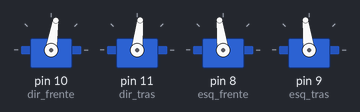
Simulated run of this sketch. Board: Arduino Uno, built with avr-gcc and run on an emulated ATmega328P. Shown: 4 × servo.

Above: at 0.05 s.
At 2.55 s:
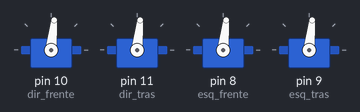
At 5.0 s:
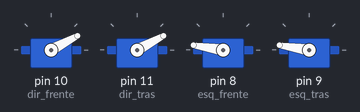
At 10.0 s:
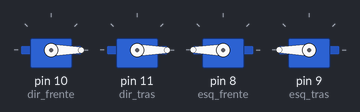
At 15.0 s:
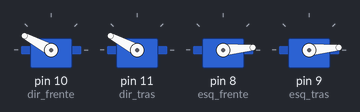
At 20.0 s:
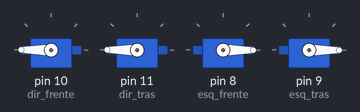
Timing chart, 0 to 23.0 s (numbered marks = the images above):
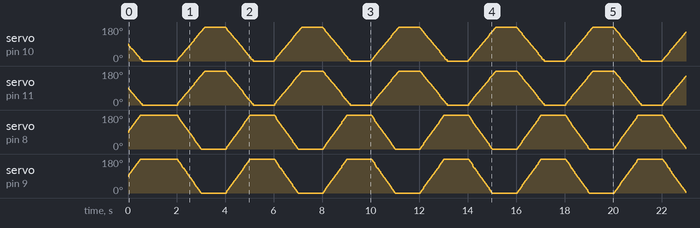

The sketch:

servo360.ino
```cpp
#include <VarSpeedServo.h>

VarSpeedServo dir_frente;
VarSpeedServo dir_tras;
VarSpeedServo esq_frente;
VarSpeedServo esq_tras;


void setup() {
  dir_frente.attach(10);
  dir_tras.attach(11);
  esq_frente.attach(8);
  esq_tras.attach(9);
}


void loop() {

frente();
delay(2000);
re();
delay(2000);

}


void frente(){
  dir_frente.slowmove(0, 100); //posição, velocidade
  dir_tras.slowmove(0, 100);//posição, velocidade
  esq_frente.slowmove(180, 115); //posição, velocidade
  esq_tras.slowmove(180, 115);//posição, velocidade
}

void re(){
  dir_frente.slowmove(180, 100); //posição, velocidade
  dir_tras.slowmove(180, 100);//posição, velocidade
  esq_frente.slowmove(0, 115); //posição, velocidade
  esq_tras.slowmove(0, 115);//posição, velocidade
}

void direita(){
  esq_frente.slowmove(180, 100); //posição, velocidade
  esq_tras.slowmove(180, 100);//posição, velocidade
  dir_frente.slowmove(180, 100); //posição, velocidade
  dir_tras.slowmove(180, 100);//posição, velocidade
}

void esquerda(){
  dir_frente.slowmove(0, 100); //posição, velocidade
  dir_tras.slowmove(0, 100);//posição, velocidade
  esq_frente.slowmove(0, 100); //posição, velocidade
  esq_tras.slowmove(0, 100);//posição, velocidade
}
```
